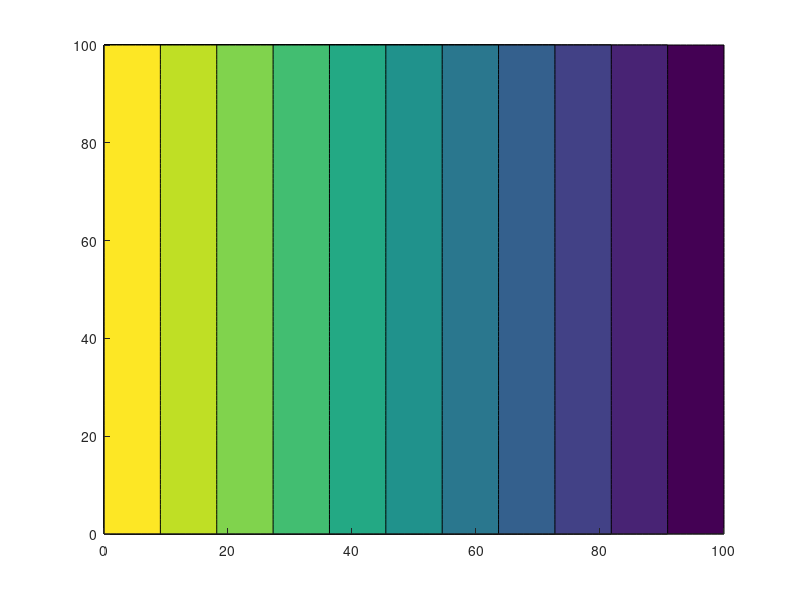

MATLAB code for this plot: (Note: this script raises an error after producing the figure.)
function LaplaceJacobiUnit(N, M, epsilon)
    % Check if the input arguments are provided; if not, use default values
    if nargin < 1
        N = 100;
    end
    if nargin < 2
        M = 100;
    end
    if nargin < 3
        epsilon = 0.001;
    end

    % Define the grid
    x = linspace(0, 100, N);
    y = linspace(0, 100, M);
    [X, Y] = meshgrid(x, y);

    % True analytical solution u(x, y) = 100 - x
    u_true = 100 - X;

    % Plot the true analytical solution using contourf
    figure;
    contourf(Y, X, u_true', 'EdgeColor', 'none');
    colorbar;
    title('True Analytical Solution (u(x, y) = 100 - x)');
    xlabel('x');
    ylabel('y');
end
